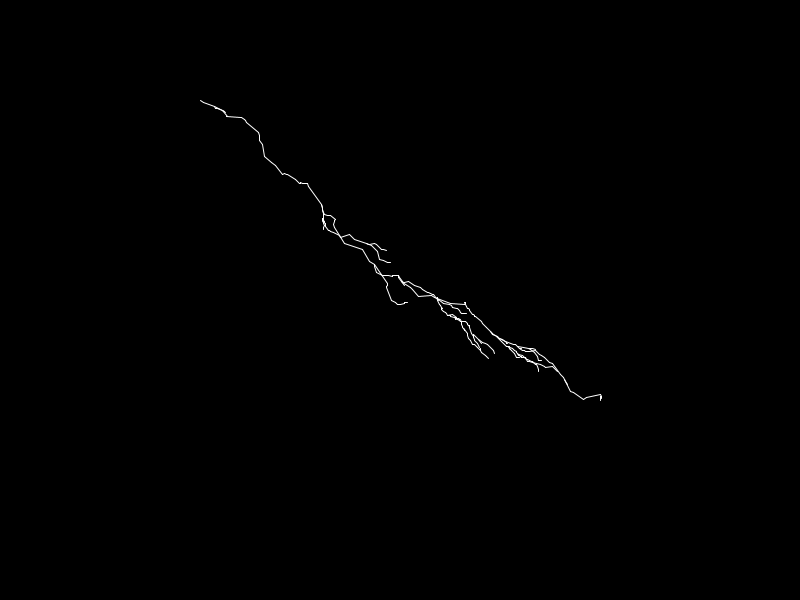
Frame 1 (no input)
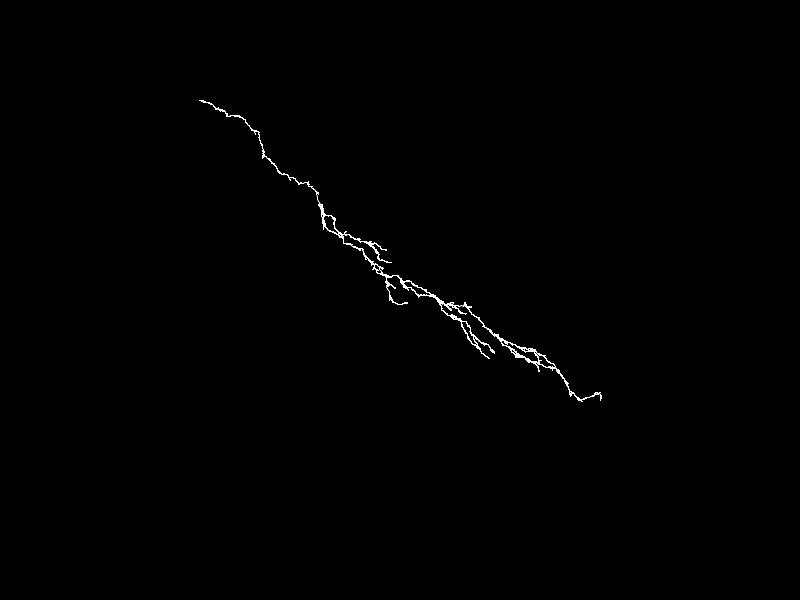
Frame 2 (the mouse pressed at the canvas centre, redrawn once)

The Processing sketch that drew these frames (run headless with seeded random() and noise(); the mouse was pressed at the canvas centre and the sketch redrawn once):

// Processing sketch: lightning2
// ── lightning2.pde
import java.util.Iterator;

ArrayList<Line> lines;


void setup ()
{
  size (800, 600);
  
  lines = new ArrayList<Line>();
  lines.add(new Line(200.,100.,600.,400.));
  
  noLoop ();
}

void draw ()
{
  background(0);
  
  stroke(255);
  
  for (int k=0; k<7; k++)
  {
    ArrayList<Line> ls = new ArrayList<Line>();
    Iterator<Line> i = lines.iterator();
    while (i.hasNext()) {
       Line l = i.next();
       
       float p[] = l.getPerp(randomGaussian()*(.2+.005*k)+.5).getPoint(randomGaussian()*.1);
       float p1[] = l.getp1();
       float p2[] = l.getp2();
       
       ls.add(new Line(p1,p));
       ls.add(new Line(p,p2));
       
       if (random(1)<.6/k)
       {
         float r = randomGaussian()*.15+.7;
         float p3[] = {p[0] + (p[0]-p1[0])*r, p[1] + (p[1]-p1[1])*r};
         
         ls.add(new Line(p, p3));
       }
       
       
       i.remove();
    }
    for(Line l : ls)
      lines.add(l);
  }
  
  
  
  for(Line l : lines)
  {
    l.draw();
  }
}

// ── Line.pde
class Line
{
  float[] p1, p2;
  
  public Line (float x1, float y1, float x2, float y2)
  {
    p1 = new float[]{x1,y1};
    p2 = new float[]{x2,y2};
  }
  
  public Line (float p1[], float p2[])
  {
    this.p1 = p1;
    this.p2 = p2;
  }
  
  public void draw ()
  {
    line(p1[0],p1[1],p2[0],p2[1]);
  }
  
  public float[] getPoint (float t)
  {
    return new float[]{(1-t)*p1[0]+t*p2[0], (1-t)*p1[1]+t*p2[1]};
  }
  
  public Line getPerp (float t)
  {
    float p[] = getPoint (t);
    
    return new Line(p[0],p[1], p[0]+p1[1]-p2[1], p[1]+p2[0]-p1[0]);
  }
  
  public float[] getp1()
  {
    return p1;
  }
  
  public float[] getp2()
  {
    return p2;
  }
}
